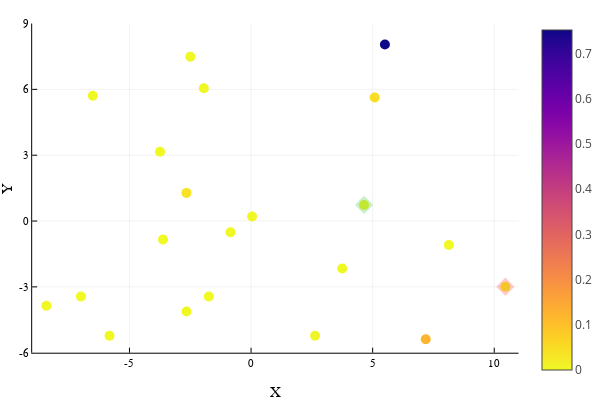

The code cell stored with this chart in its notebook:
### Markdown cell above
#### Plot PCA with 2 components X,Y-axes and time fraction as Z-axis with color

### Code cell
# 2D
plotlyjs()
plot()

scatter!(X,Y,zcolor=time_fract,m=cgrad(:plasma,rev=true),markerstrokewidth=0,markersize=5,legend=false)

plot!([X[1]],[Y[1]], seriestype = :scatter, markersize=7,markerstrokewidth=0,
        color=color=palette(:lighttest)[4],markershape=:diamond,opacity=0.3) # Green for Si
plot!([X[end]],[Y[end]], seriestype = :scatter, markersize=7,markerstrokewidth=0,
        color=color=palette(:lighttest)[7],markershape=:diamond,opacity=0.3) # Red for Sf

xlims!(floor(minimum(X)),ceil(maximum(X)))
ylims!(floor(minimum(Y)),ceil(maximum(Y)))

plot!(xlabel="X", ylabel="Y")

### Figure 1 — Plotly figure (JSON) as saved in the notebook; plotly's stock layout.template omitted (floating-point values rounded to 4 significant figures; data arrays with more than 128 entries replaced by an {"elided": "..."} marker saying what was removed)
{"data": [{"colorbar": {"title": ""}, "legendgroup": "y1", "marker": {"color": "rgba(242, 242, 39, 1.000)", "line": {"color": "rgba(0, 0, 0, 1.000)", "width": 0}, "size": 10, "symbol": "circle"}, "mode": "markers", "name": "y1", "showlegend": true, "type": "scatter", "x": [4.648], "xaxis": "x", "y": [0.7328], "yaxis": "y", "zmax": 0.7518, "zmin": 0}, {"colorbar": {"title": ""}, "legendgroup": "y1", "marker": {"color": "rgba(240, 248, 35, 1.000)", "line": {"color": "rgba(0, 0, 0, 1.000)", "width": 0}, "size": 10, "symbol": "circle"}, "mode": "markers", "name": "y1", "showlegend": false, "type": "scatter", "x": [-2.655], "xaxis": "x", "y": [-4.124], "yaxis": "y", "zmax": 0.7518, "zmin": 0}, {"colorbar": {"title": ""}, "legendgroup": "y1", "marker": {"color": "rgba(247, 226, 37, 1.000)", "line": {"color": "rgba(0, 0, 0, 1.000)", "width": 0}, "size": 10, "symbol": "circle"}, "mode": "markers", "name": "y1", "showlegend": false, "type": "scatter", "x": [-2.656], "xaxis": "x", "y": [1.283], "yaxis": "y", "zmax": 0.7518, "zmin": 0}, {"colorbar": {"title": ""}, "legendgroup": "y1", "marker": {"color": "rgba(240, 248, 34, 1.000)", "line": {"color": "rgba(0, 0, 0, 1.000)", "width": 0}, "size": 10, "symbol": "circle"}, "mode": "markers", "name": "y1", "showlegend": false, "type": "scatter", "x": [-3.743], "xaxis": "x", "y": [3.156], "yaxis": "y", "zmax": 0.7518, "zmin": 0}, {"colorbar": {"title": ""}, "legendgroup": "y1", "marker": {"color": "rgba(240, 248, 35, 1.000)", "line": {"color": "rgba(0, 0, 0, 1.000)", "width": 0}, "size": 10, "symbol": "circle"}, "mode": "markers", "name": "y1", "showlegend": false, "type": "scatter", "x": [-0.8464], "xaxis": "x", "y": [-0.513], "yaxis": "y", "zmax": 0.7518, "zmin": 0}, {"colorbar": {"title": ""}, "legendgroup": "y1", "marker": {"color": "rgba(241, 246, 37, 1.000)", "line": {"color": "rgba(0, 0, 0, 1.000)", "width": 0}, "size": 10, "symbol": "circle"}, "mode": "markers", "name": "y1", "showlegend": false, "type": "scatter", "x": [0.04328], "xaxis": "x", "y": [0.2076], "yaxis": "y", "zmax": 0.7518, "zmin": 0}, {"colorbar": {"title": ""}, "legendgroup": "y1", "marker": {"color": "rgba(253, 180, 47, 1.000)", "line": {"color": "rgba(0, 0, 0, 1.000)", "width": 0}, "size": 10, "symbol": "circle"}, "mode": "markers", "name": "y1", "showlegend": false, "type": "scatter", "x": [7.183], "xaxis": "x", "y": [-5.388], "yaxis": "y", "zmax": 0.7518, "zmin": 0}, {"colorbar": {"title": ""}, "legendgroup": "y1", "marker": {"color": "rgba(241, 244, 38, 1.000)", "line": {"color": "rgba(0, 0, 0, 1.000)", "width": 0}, "size": 10, "symbol": "circle"}, "mode": "markers", "name": "y1", "showlegend": false, "type": "scatter", "x": [2.634], "xaxis": "x", "y": [-5.224], "yaxis": "y", "zmax": 0.7518, "zmin": 0}, {"colorbar": {"title": ""}, "legendgroup": "y1", "marker": {"color": "rgba(240, 248, 34, 1.000)", "line": {"color": "rgba(0, 0, 0, 1.000)", "width": 0}, "size": 10, "symbol": "circle"}, "mode": "markers", "name": "y1", "showlegend": false, "type": "scatter", "x": [-5.819], "xaxis": "x", "y": [-5.229], "yaxis": "y", "zmax": 0.7518, "zmin": 0}, {"colorbar": {"title": ""}, "legendgroup": "y1", "marker": {"color": "rgba(13, 8, 135, 1.000)", "line": {"color": "rgba(0, 0, 0, 1.000)", "width": 0}, "size": 10, "symbol": "circle"}, "mode": "markers", "name": "y1", "showlegend": false, "type": "scatter", "x": [5.504], "xaxis": "x", "y": [8.042], "yaxis": "y", "zmax": 0.7518, "zmin": 0}, {"colorbar": {"title": ""}, "legendgroup": "y1", "marker": {"color": "rgba(249, 220, 36, 1.000)", "line": {"color": "rgba(0, 0, 0, 1.000)", "width": 0}, "size": 10, "symbol": "circle"}, "mode": "markers", "name": "y1", "showlegend": false, "type": "scatter", "x": [5.084], "xaxis": "x", "y": [5.626], "yaxis": "y", "zmax": 0.7518, "zmin": 0}, {"colorbar": {"title": ""}, "legendgroup": "y1", "marker": {"color": "rgba(240, 248, 35, 1.000)", "line": {"color": "rgba(0, 0, 0, 1.000)", "width": 0}, "size": 10, "symbol": "circle"}, "mode": "markers", "name": "y1", "showlegend": false, "type": "scatter", "x": [-1.942], "xaxis": "x", "y": [6.049], "yaxis": "y", "zmax": 0.7518, "zmin": 0}, {"colorbar": {"title": ""}, "legendgroup": "y1", "marker": {"color": "rgba(240, 247, 36, 1.000)", "line": {"color": "rgba(0, 0, 0, 1.000)", "width": 0}, "size": 10, "symbol": "circle"}, "mode": "markers", "name": "y1", "showlegend": false, "type": "scatter", "x": [-2.497], "xaxis": "x", "y": [7.492], "yaxis": "y", "zmax": 0.7518, "zmin": 0}, {"colorbar": {"title": ""}, "legendgroup": "y1", "marker": {"color": "rgba(240, 249, 33, 1.000)", "line": {"color": "rgba(0, 0, 0, 1.000)", "width": 0}, "size": 10, "symbol": "circle"}, "mode": "markers", "name": "y1", "showlegend": false, "type": "scatter", "x": [-6.996], "xaxis": "x", "y": [-3.436], "yaxis": "y", "zmax": 0.7518, "zmin": 0}, {"colorbar": {"title": ""}, "legendgroup": "y1", "marker": {"color": "rgba(240, 248, 35, 1.000)", "line": {"color": "rgba(0, 0, 0, 1.000)", "width": 0}, "size": 10, "symbol": "circle"}, "mode": "markers", "name": "y1", "showlegend": false, "type": "scatter", "x": [-6.507], "xaxis": "x", "y": [5.713], "yaxis": "y", "zmax": 0.7518, "zmin": 0}, {"colorbar": {"title": ""}, "legendgroup": "y1", "marker": {"color": "rgba(240, 249, 33, 1.000)", "line": {"color": "rgba(0, 0, 0, 1.000)", "width": 0}, "size": 10, "symbol": "circle"}, "mode": "markers", "name": "y1", "showlegend": false, "type": "scatter", "x": [-1.738], "xaxis": "x", "y": [-3.438], "yaxis": "y", "zmax": 0.7518, "zmin": 0}, {"colorbar": {"title": ""}, "legendgroup": "y1", "marker": {"color": "rgba(240, 248, 35, 1.000)", "line": {"color": "rgba(0, 0, 0, 1.000)", "width": 0}, "size": 10, "symbol": "circle"}, "mode": "markers", "name": "y1", "showlegend": false, "type": "scatter", "x": [-8.415], "xaxis": "x", "y": [-3.856], "yaxis": "y", "zmax": 0.7518, "zmin": 0}, {"colorbar": {"title": ""}, "legendgroup": "y1", "marker": {"color": "rgba(240, 249, 33, 1.000)", "line": {"color": "rgba(0, 0, 0, 1.000)", "width": 0}, "size": 10, "symbol": "circle"}, "mode": "markers", "name": "y1", "showlegend": false, "type": "scatter", "x": [-3.621], "xaxis": "x", "y": [-0.8424], "yaxis": "y", "zmax": 0.7518, "zmin": 0}, {"colorbar": {"title": ""}, "legendgroup": "y1", "marker": {"color": "rgba(240, 248, 34, 1.000)", "line": {"color": "rgba(0, 0, 0, 1.000)", "width": 0}, "size": 10, "symbol": "circle"}, "mode": "markers", "name": "y1", "showlegend": false, "type": "scatter", "x": [3.749], "xaxis": "x", "y": [-2.166], "yaxis": "y", "zmax": 0.7518, "zmin": 0}, {"colorbar": {"title": ""}, "legendgroup": "y1", "marker": {"color": "rgba(240, 249, 33, 1.000)", "line": {"color": "rgba(0, 0, 0, 1.000)", "width": 0}, "size": 10, "symbol": "circle"}, "mode": "markers", "name": "y1", "showlegend": false, "type": "scatter", "x": [8.134], "xaxis": "x", "y": [-1.091], "yaxis": "y", "zmax": 0.7518, "zmin": 0}, {"colorbar": {"title": ""}, "legendgroup": "y1", "marker": {"color": "rgba(240, 249, 33, 1.000)", "line": {"color": "rgba(0, 0, 0, 1.000)", "width": 0}, "size": 10, "symbol": "circle"}, "mode": "markers", "name": "y1", "showlegend": false, "type": "scatter", "x": [10.46], "xaxis": "x", "y": [-2.993], "yaxis": "y", "zmax": 0.7518, "zmin": 0}, {"colorbar": {"title": ""}, "hoverinfo": "none", "marker": {"cmax": 0.7518, "cmin": 0, "color": [0.5], "colorscale": {"elided": "256x2 mixed values"}, "opacity": 1e-10, "showscale": true, "size": 1e-10}, "mode": "markers", "name": "y1", "showlegend": false, "type": "scatter", "x": [4.648], "xaxis": "x", "y": [0.7328], "yaxis": "y", "zmax": 0.7518, "zmin": 0}, {"colorbar": {"title": ""}, "legendgroup": "y2", "marker": {"color": "rgba(76, 204, 76, 0.300)", "line": {"color": "rgba(0, 0, 0, 0.300)", "width": 0}, "size": 14, "symbol": "diamond"}, "mode": "markers", "name": "y2", "showlegend": true, "type": "scatter", "x": [4.648], "xaxis": "x", "y": [0.7328], "yaxis": "y", "zmax": 0.7518, "zmin": 0}, {"colorbar": {"title": ""}, "legendgroup": "y3", "marker": {"color": "rgba(255, 76, 76, 0.300)", "line": {"color": "rgba(0, 0, 0, 0.300)", "width": 0}, "size": 14, "symbol": "diamond"}, "mode": "markers", "name": "y3", "showlegend": true, "type": "scatter", "x": [10.46], "xaxis": "x", "y": [-2.993], "yaxis": "y", "zmax": 0.7518, "zmin": 0}], "layout": {"annotations": [], "height": 400, "margin": {"b": 20, "l": 0, "r": 0, "t": 20}, "paper_bgcolor": "rgba(255, 255, 255, 1.000)", "plot_bgcolor": "rgba(255, 255, 255, 1.000)", "showlegend": false, "width": 600, "xaxis": {"anchor": "y", "domain": [0.06165, 0.9934], "gridcolor": "rgba(0, 0, 0, 0.100)", "gridwidth": 0.5, "linecolor": "rgba(0, 0, 0, 1.000)", "mirror": false, "range": [-9, 11], "showgrid": true, "showline": true, "showticklabels": true, "tickangle": 0, "tickcolor": "rgb(0, 0, 0)", "tickfont": {"color": "rgba(0, 0, 0, 1.000)", "family": "sans-serif", "size": 11}, "tickmode": "array", "ticks": "inside", "ticktext": ["-5", "0", "5", "10"], "tickvals": [-5, 0, 5, 10], "title": "X", "titlefont": {"color": "rgba(0, 0, 0, 1.000)", "family": "sans-serif", "size": 15}, "type": "-", "visible": true, "zeroline": false, "zerolinecolor": "rgba(0, 0, 0, 1.000)"}, "yaxis": {"anchor": "x", "domain": [0.07581, 0.9902], "gridcolor": "rgba(0, 0, 0, 0.100)", "gridwidth": 0.5, "linecolor": "rgba(0, 0, 0, 1.000)", "mirror": false, "range": [-6, 9], "showgrid": true, "showline": true, "showticklabels": true, "tickangle": 0, "tickcolor": "rgb(0, 0, 0)", "tickfont": {"color": "rgba(0, 0, 0, 1.000)", "family": "sans-serif", "size": 11}, "tickmode": "array", "ticks": "inside", "ticktext": ["-6", "-3", "0", "3", "6", "9"], "tickvals": [-6, -3, 0, 3, 6, 9], "title": "Y", "titlefont": {"color": "rgba(0, 0, 0, 1.000)", "family": "sans-serif", "size": 15}, "type": "-", "visible": true, "zeroline": false, "zerolinecolor": "rgba(0, 0, 0, 1.000)"}}}
